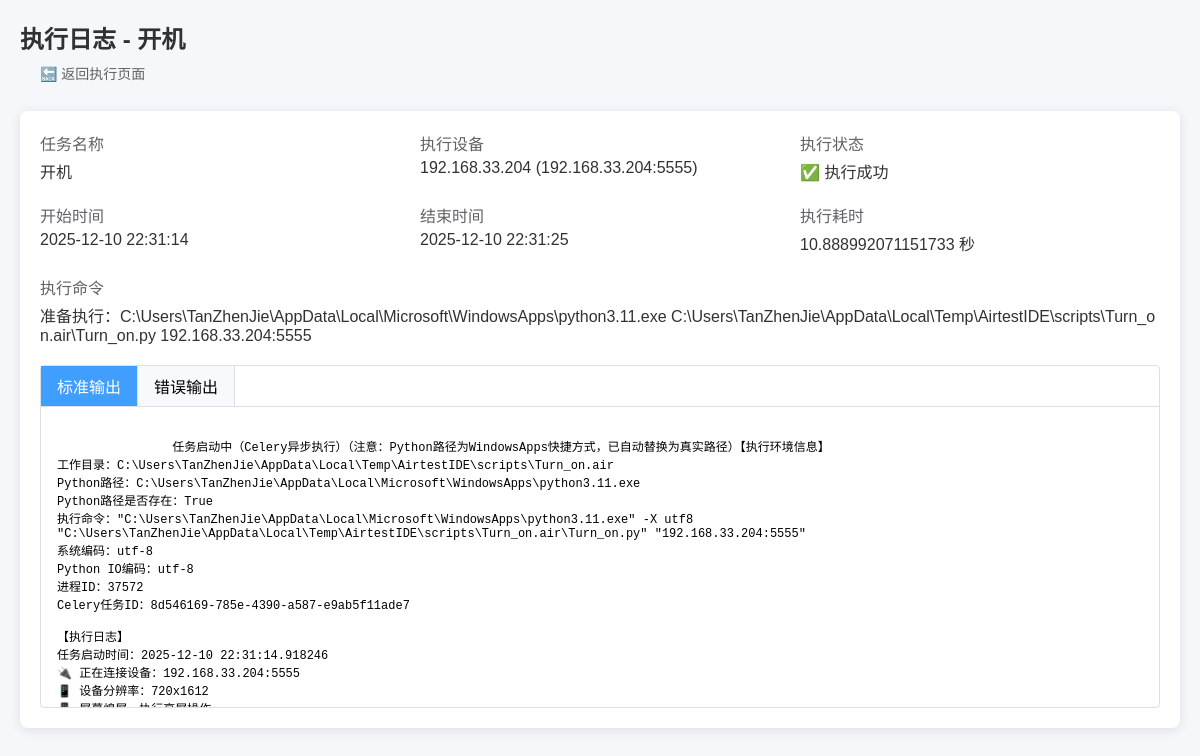
Screenshot of /script/log/50/ with the database file from the repository.
### script_center/models.py (models this page shows, shortened)
class TaskExecutionLog(models.Model):
    EXEC_STATUS = (
        ("running", "执行中"),
        ("success", "执行成功"),
        ("failed", "执行失败"),
        ("timeout", "执行超时"),
        ("error", "执行异常"),
    )
    task = models.ForeignKey(ScriptTask, on_delete=models.CASCADE, verbose_name="关联任务")
    device = models.ForeignKey(ADBDevice, on_delete=models.CASCADE, verbose_name="执行设备")
    exec_status = models.CharField("执行状态", max_length=20, choices=EXEC_STATUS, default="running")
    exec_command = models.TextField("执行命令", blank=True, default='')  # 修复默认值
    stdout = models.TextField("标准输出", blank=True, default='')       # 核心修复：默认空字符串，去掉null=True
    stderr = models.TextField("错误输出", blank=True, default='')       # 核心修复：默认空字符串，去掉null=True
    start_time = models.DateTimeField("开始时间", default=timezone.now)
    end_time = models.DateTimeField("结束时间", blank=True, null=True)
    exec_duration = models.FloatField("执行耗时(秒)", blank=True, null=True)
    class Meta:
        verbose_name = "执行日志"
        verbose_name_plural = "执行日志管理"
        ordering = ["-start_time"]

class ScriptTask(models.Model):
    TASK_STATUS = (
        ("draft", "草稿"),
        ("active", "已激活"),
        ("disabled", "已禁用"),
    )
    task_name = models.CharField("任务名称", max_length=100, unique=True, help_text="如：自动化测试任务1")
    task_desc = models.TextField("任务描述", blank=True, null=True, help_text="任务详细说明")
    python_path = models.CharField("Python解释器路径", max_length=500,
                                  default=r"C:\Users\TanZhenJie\AppData\Local\Microsoft\WindowsApps\python3.11.exe",
                                  help_text="Python.exe的完整路径")
    script_path = models.CharField("脚本文件路径", max_length=500,
                                  help_text="如：C:\\test\\test4.py（指向.py文件）")
    airtest_mode = models.BooleanField("是否使用Airtest模式", default=False,
                                      help_text="勾选则用airtest run方式执行")
    log_path = models.CharField("日志保存路径", max_length=500, blank=True, null=True,
                               default="./logs", help_text="脚本执行日志保存路径")
    status = models.CharField("任务状态", max_length=20, choices=TASK_STATUS, default="active")
    create_time = models.DateTimeField("创建时间", default=timezone.now)
    update_time = models.DateTimeField("更新时间", auto_now=True)
    class Meta:
        verbose_name = "脚本任务"
        verbose_name_plural = "脚本任务管理"
        ordering = ["-create_time"]

### adb_manager/models.py (models this page shows, shortened)
class ADBDevice(BaseModel):
    device_name = models.CharField(
        "设备名称",
        max_length=50,
        help_text="如：游戏手机1"
    )
    device_ip = models.GenericIPAddressField(
        "设备IP",
        blank=True,
        null=True,
        help_text="局域网IP（序列号连接时可不填），如192.168.3.100"
    )
    device_port = models.IntegerField(
        "ADB端口",
        default=5555,
        blank=True,
        null=True,
        help_text="默认5555（序列号连接时可不填）"
    )
    device_serial = models.CharField(
        "设备序列号",
        max_length=100,
        blank=True,
        null=True,
        help_text="ADB设备序列号（优先使用），如10AF5E1AKU003NR或192.168.3.100:5555"
    )
    is_active = models.BooleanField("是否启用监控", default=True)
    user = models.ForeignKey(
        CustomUser,
        on_delete=models.SET_NULL,
        null=True,
        blank=True,
        verbose_name="关联用户",
        help_text="绑定该设备的用户（为空则所有用户可操作）"
    )
    class Meta:
        verbose_name = "ADB设备"
        verbose_name_plural = "ADB设备管理"
        unique_together = ("device_ip", "device_port")
    @property
    def adb_connect_str(self):
        if self.device_serial and self.device_serial.strip():
            return self.device_serial.strip()
        if self.device_ip and self.device_port:
            return f"{self.device_ip}:{self.device_port}"
        return ""  # 修复：返回空字符串而非None

### script_center/views.py (the view)
# urls.py: path("log/<int:log_id>/", views.LogDetailView.as_view(), name="log_detail"),
class LogDetailView(View):
    def get(self, request, log_id):
        log = get_object_or_404(TaskExecutionLog, id=log_id)
        if log.exec_duration:
            log.exec_duration_str = f"{log.exec_duration:.2f}秒"
        else:
            log.exec_duration_str = "未知"
        context = {
            "page_title": f"执行日志 - {log.task.task_name}",
            "log": log
        }
        return render(request, "script_center/log_detail.html", context)

### script_center/templates/script_center/log_detail.html (shortened to what this page needs)
{% load static %}
<!DOCTYPE html>
<html lang="zh-CN">
<head>
</head>
<body>
    <div class="header">
        <h1>{{ page_title }}</h1>
        <div>
            <a href="{% url 'script_center:execute_task' %}" class="btn btn-default">🔙 返回执行页面</a>
        </div>
    </div>
    <div class="card">
        <div class="info-row">
            <div class="info-item">
                <label>任务名称</label>
                <span>{{ log.task.task_name }}</span>
            </div>
            <div class="info-item">
                <label>执行设备</label>
                <span>{{ log.device.device_name }} ({{ log.device.adb_connect_str }})</span>
            </div>
            <div class="info-item">
                <label>执行状态</label>
                <span>
                    {% if log.exec_status == 'running' %}
                        <span class="status-running">🔄 执行中</span>
                    {% elif log.exec_status == 'success' %}
                        <span class="status-success">✅ 执行成功</span>
                    {% elif log.exec_status == 'failed' %}
                        <span class="status-failed">❌ 执行失败</span>
                    {% elif log.exec_status == 'timeout' %}
                        <span class="status-timeout">⏰ 执行超时</span>
                    {% else %}
                        <span class="status-error">💥 执行异常</span>
                    {% endif %}
                </span>
            </div>
        </div>
        <div class="info-row">
            <div class="info-item">
                <label>开始时间</label>
                <span>{{ log.start_time|date:"Y-m-d H:i:s" }}</span>
            </div>
            <div class="info-item">
                <label>结束时间</label>
                <span>{{ log.end_time|date:"Y-m-d H:i:s"|default:"执行中..." }}</span>
            </div>
            <div class="info-item">
                <label>执行耗时</label>
                <span>{{ log.exec_duration|default:"-" }} 秒</span>
            </div>
        </div>
        <div class="info-item">
            <label>执行命令</label>
            <span style="word-break: break-all;">{{ log.exec_command|default:"-" }}</span>
        </div>
        <div class="log-content">
            <div class="log-tab">
                <div class="log-tab-item active" onclick="showLog('stdout')">标准输出</div>
                <div class="log-tab-item" onclick="showLog('stderr')">错误输出</div>
            </div>
            <div id="stdout-content" class="log-tab-content">
                {{ log.stdout|default:"暂无输出" }}
            </div>
        </div>
    </div>
</body>
</html>

### script_center/templates/script_center/log_detail.html (style rules this page uses)
* { margin: 0; padding: 0; box-sizing: border-box; }
body { padding: 20px; background-color: #f5f7fa; font-family: "Microsoft YaHei", sans-serif; }
.header { margin-bottom: 20px; }
.header h1 { color: #303133; font-size: 24px; }
.btn { padding: 8px 16px; border: none; border-radius: 4px; cursor: pointer; font-size: 14px; text-decoration: none; display: inline-block; margin: 0 4px; }
.btn-default { background-color: #f5f7fa; color: #606266; }
.card { background-color: #fff; border-radius: 8px; box-shadow: 0 2px 12px 0 rgba(0, 0, 0, 0.1); padding: 20px; margin-bottom: 20px; }
.info-row { display: flex; flex-wrap: wrap; gap: 20px; margin-bottom: 20px; }
.info-item { flex: 1; min-width: 200px; }
.info-item label { font-weight: 500; color: #606266; display: block; margin-bottom: 4px; }
.info-item span { color: #303133; }
.status-success { color: #67c23a; }
.log-content { margin-top: 20px; border: 1px solid #dcdfe6; border-radius: 4px; }
.log-tab { display: flex; border-bottom: 1px solid #dcdfe6; }
.log-tab-item { padding: 8px 16px; cursor: pointer; border-right: 1px solid #dcdfe6; background-color: #f8f9fa; }
.log-tab-item.active { background-color: #409eff; color: #fff; }
.log-tab-content { padding: 16px; height: 300px; overflow-y: auto; font-family: Consolas, monospace; font-size: 12px; white-space: pre-wrap; }

### rows the page displays
TaskExecutionLog: task.task_name "开机", device.device_name "192.168.33.204", device.adb_connect_str "192.168.33.204:5555", start_time "2025-12-10 22:31:14", end_time "2025-12-10 22:31:25", exec_duration "10.888992071151733", exec_command "准备执行：C:\\Users\\TanZhenJie\\AppData\\Local\\Microsoft\\WindowsApps\\python3.11.exe C:\\Users\\TanZhenJie\\AppData\\Local\\Temp\\AirtestIDE\\scripts\\Turn_on.air\\Turn_on.py 192.168.33.204:5555", stdout "任务启动中（Celery异步执行）（注意：Python路径为WindowsApps快捷方式，已自动替换为真实路径）【执行环境信息】 工作目录：C:\\Users\\TanZhenJie\\AppData\\Local\\Temp\\AirtestIDE\\scripts\\Turn_on.air Python路径：C:\\Users\\TanZhenJie\\AppData\\Local\\Microsoft\\WindowsApps\\python3.11.exe Python路径是否存在：True 执行命令：\"C:\\Users\\TanZhenJie\\AppData\\Local\\Microsoft\\WindowsApps\\python3.11.exe\" -X utf8 \"C:\\Users\\TanZhenJie\\AppData\\Local\\Temp\\AirtestIDE\\scripts\\Turn_on.air\\Turn_on.py\" \"192.168.33.204:5555\" 系统编码：utf-8 Python IO编码：utf-8 进程ID：37572 Celery任务ID：8d546169-785e-4390-a587-e9ab5f11ade7 【执行日志】 任务启动时间：2025-12-10 22:31:14.918246 🔌 正在连接设备：192.168.33.204:5555 📱 设备分辨率：720x1612…"

### other values shown
{{ page_title }} "执行日志 - 开机"
